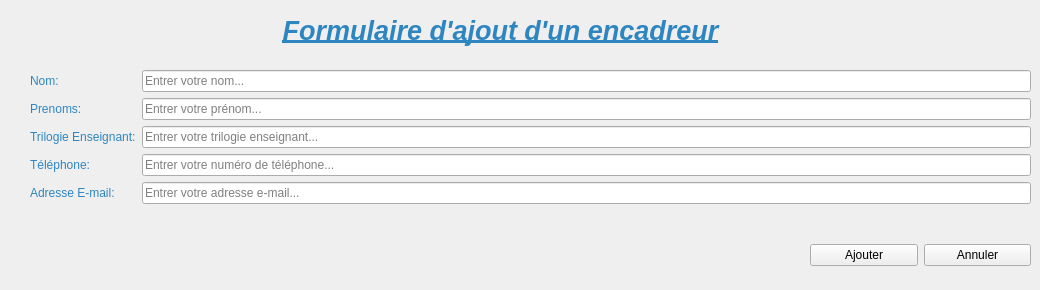
           <widget class="QWidget" name="pageFormulaireEncadreurs">
            <widget class="QLabel" name="labeltire">
             <property name="geometry">
              <rect>
               <x>260</x>
               <y>10</y>
               <width>481</width>
               <height>41</height>
              </rect>
             </property>
             <property name="font">
              <font>
               <pointsize>20</pointsize>
               <italic>true</italic>
               <bold>true</bold>
               <underline>true</underline>
              </font>
             </property>
             <property name="styleSheet">
              <string notr="true">color:#2E86C1</string>
             </property>
             <property name="text">
              <string>Formulaire d'ajout d'un encadreur</string>
             </property>
             <property name="alignment">
              <set>Qt::AlignmentFlag::AlignCenter</set>
             </property>
            </widget>
            <widget class="QWidget" name="formLayoutWidget_4">
             <property name="geometry">
              <rect>
               <x>30</x>
               <y>70</y>
               <width>1001</width>
               <height>161</height>
              </rect>
             </property>
             <layout class="QFormLayout" name="formLayout_5">
              <item row="0" column="0">
               <widget class="QLabel" name="label_12">
                <property name="styleSheet">
                 <string notr="true">color:#2E86C1</string>
                </property>
                <property name="text">
                 <string>Nom:</string>
                </property>
               </widget>
              </item>
              <item row="1" column="0">
               <widget class="QLabel" name="label_14">
                <property name="styleSheet">
                 <string notr="true">color:#2E86C1</string>
                </property>
                <property name="text">
                 <string>Prenoms:</string>
                </property>
               </widget>
              </item>
              <item row="1" column="1">
               <widget class="QLineEdit" name="lineEdit_2">
                <property name="placeholderText">
                 <string>Entrer votre prénom...</string>
                </property>
               </widget>
              </item>
              <item row="2" column="0">
               <widget class="QLabel" name="label_23">
                <property name="styleSheet">
                 <string notr="true">color:#2E86C1</string>
                </property>
                <property name="text">
                 <string>Trilogie Enseignant:</string>
                </property>
               </widget>
              </item>
              <item row="3" column="0">
               <widget class="QLabel" name="label_25">
                <property name="styleSheet">
                 <string notr="true">color:#2E86C1</string>
                </property>
                <property name="text">
                 <string>Téléphone:</string>
                </property>
               </widget>
              </item>
              <item row="3" column="1">
               <widget class="QLineEdit" name="lineEdit_4">
                <property name="placeholderText">
                 <string>Entrer votre numéro de téléphone...</string>
                </property>
               </widget>
              </item>
              <item row="4" column="0">
               <widget class="QLabel" name="label_28">
                <property name="styleSheet">
                 <string notr="true">color:#2E86C1</string>
                </property>
                <property name="text">
                 <string>Adresse E-mail:</string>
                </property>
               </widget>
              </item>
              <item row="4" column="1">
               <widget class="QLineEdit" name="lineEdit_5">
                <property name="text">
                 <string/>
                </property>
                <property name="placeholderText">
                 <string>Entrer votre adresse e-mail...</string>
                </property>
               </widget>
              </item>
              <item row="0" column="1">
               <widget class="QLineEdit" name="lineEdit_3">
                <property name="placeholderText">
                 <string>Entrer votre nom...</string>
                </property>
               </widget>
              </item>
              <item row="2" column="1">
               <widget class="QLineEdit" name="lineEdit_6">
                <property name="placeholderText">
                 <string>Entrer votre trilogie enseignant...</string>
                </property>
               </widget>
              </item>
             </layout>
            </widget>
            <widget class="QWidget" name="horizontalLayoutWidget_9">
             <property name="geometry">
              <rect>
               <x>810</x>
               <y>230</y>
               <width>221</width>
               <height>51</height>
              </rect>
             </property>
             <layout class="QHBoxLayout" name="horizontalLayout_26">
              <item>
               <widget class="QPushButton" name="btn_Ajouter">
                <property name="text">
                 <string>Ajouter</string>
                </property>
               </widget>
              </item>
              <item>
               <widget class="QPushButton" name="btn_Annuler">
                <property name="text">
                 <string>Annuler</string>
                </property>
               </widget>
              </item>
             </layout>
            </widget>
           </widget>
